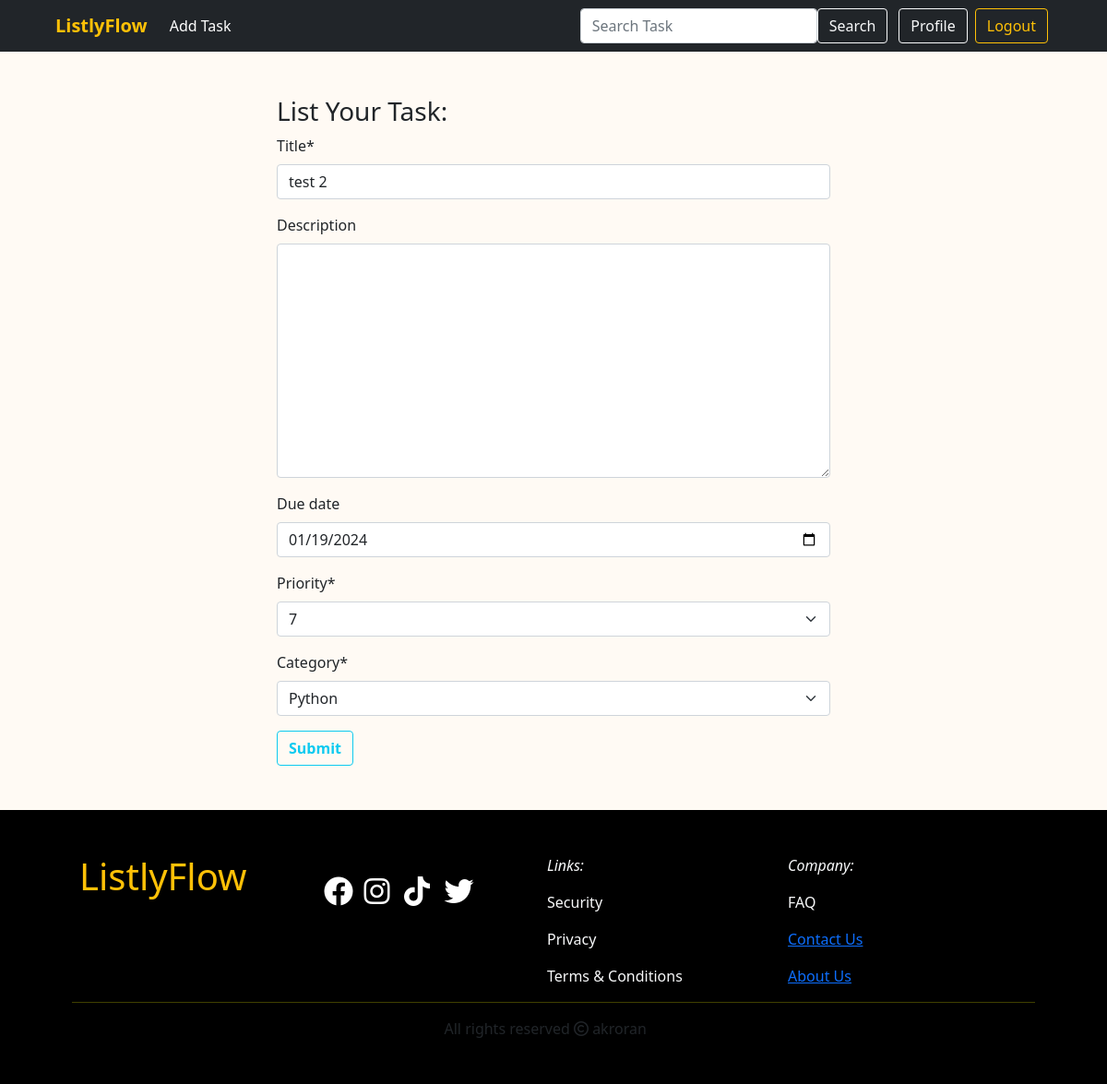
Screenshot of /task/edit/7 (signed in) with the database file from the repository.
### task/models.py (models this page shows, shortened)
class Task(models.Model):
    title = models.CharField(max_length=250)
    description = models.TextField(blank=True, null=True)
    status = models.BooleanField(default=False)
    due_date = models.DateField(null=True, blank=True)
    priority = models.IntegerField(default=1, choices = [(0,'0'),(1,'1'),(2,'2'),(3,'3'),(4,'4'),(5,'5'),(6,'6'),(7,'7'),(8,'8')])
    category = models.ForeignKey(Category, on_delete=models.CASCADE,related_name='tasks')
    user = models.ForeignKey(User, on_delete=models.CASCADE, related_name='tasks')

### task/views.py (the view)
# urls.py: path('edit/<int:id>', views.EditTaskView.as_view(), name='edit-task'),
@method_decorator(login_required, name='dispatch')
class EditTaskView(UpdateView):
    model = models.Task
    form_class = forms.TaskForm
    template_name = 'task.html'
    pk_url_kwarg = 'id'
    success_url = reverse_lazy('home')

### task/forms.py
class TaskForm(forms.ModelForm):
    class Meta:
        model = models.Task
        fields = ['title', 'description', 'due_date', 'priority', 'category']
        widgets = {
            'due_date': forms.DateInput(attrs={'type': 'date'})
        }

### task/models.py (called while the page is built)
    def __str__(self):
        return self.name

### task/templates/task.html (shortened to what this page needs)
{% extends "base.html" %}
{% block content %}
    {% load crispy_forms_tags %}
    <form action="" class="w-50 m-auto my-5" method="POST">
        <h3>List Your Task:</h3>
        {{form | crispy}}
        <button class="btn btn-outline-info fw-bold"> Submit </button>
    </form>
{% endblock content %}

### rows the page displays
Task: title "test 2", due_date "01/19/2024", priority "7", category "Python"
